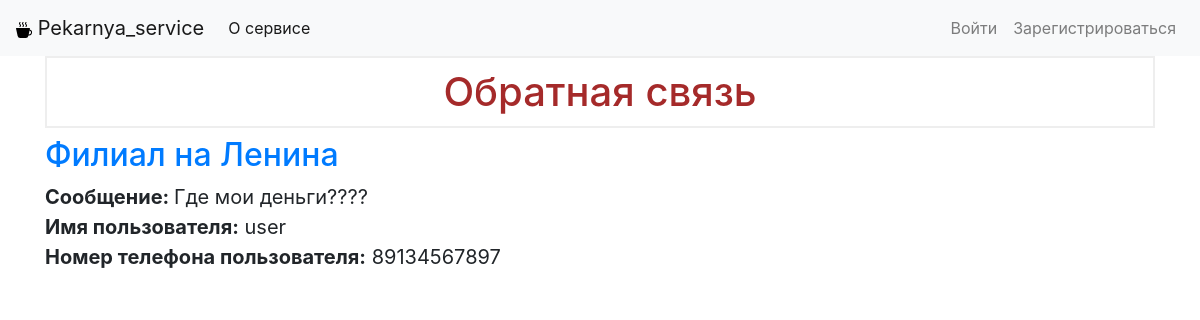
Before: /feedbox with the older database file.
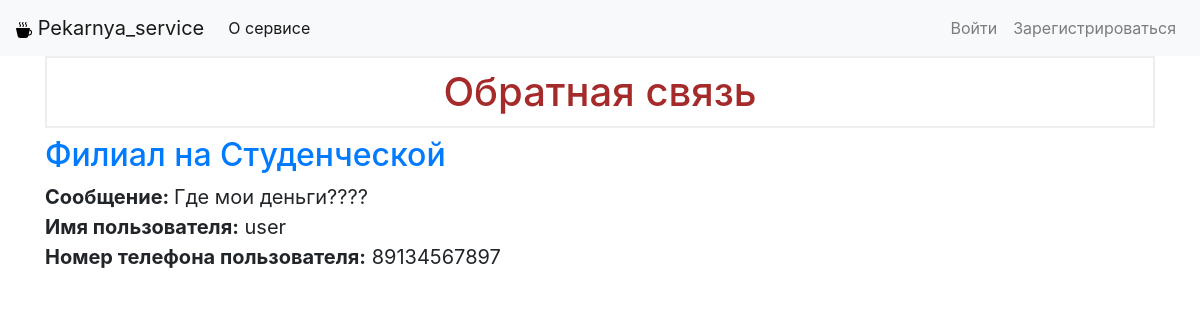
After: the same page with the newer database file.
### tables this page shows
CREATE TABLE requests (
	id integer primary key autoincrement,
	created timestamp not null default current_time,
	place text not null,
	user text not null,
	content text not null,
	status text, 
	comment text

);

### app.py (the view)
@app.route('/feedbox')
def feedbox():
    conn = get_db_connection()
    requests = conn.execute('SELECT * FROM requests ORDER BY created desc').fetchall()
    feedback = conn.execute('SELECT * FROM feedback INNER JOIN users ON feedback.user_id = users.id ORDER BY feedback.id desc').fetchall()
    conn.close()
    return render_template('feedbox.html', feedback=feedback, requests=requests)

### app.py (called while the page is built)
def get_db_connection():
    conn = sqlite3.connect('database.db')
    conn.row_factory = sqlite3.Row
    return conn

### templates/feedbox.html
{% extends 'base.html' %}
{% block content %}
    <h1>{% block title %} Обратная связь {% endblock %}</h1>
    {% for feed in feedback %}
    {% for request in requests %}
    {% if feed['request_id'] == request['id'] %}
    <a href="/{{request['id']}}">
        <h2>{{ request['place'] }}</h2>
    </a>
    <blockquote class="blockquote">
        <p class="mb-0"><b>Сообщение: </b>{{feed['feedback_text']}}</p>
        <p class="mb-0"><b>Имя пользователя:</b> {{feed['username']}}</p>
        <p class="mb-0"><b>Номер телефона пользователя:</b> {{feed['phone_number']}}</p>
    </blockquote>
    {% endif %}
    {% endfor %}
    {% endfor %}
{% endblock %}

Changed rows visible on the page:
changed requests: place "Филиал на Ленина" → "Филиал на Студенческой"
